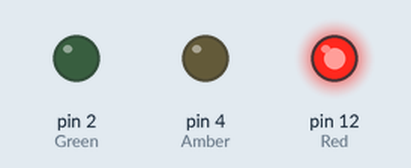
A sketch run on a simulated Arduino Uno, built with avr-gcc and run on an emulated ATmega328P. Shown: output pins drawn as LEDs (lit = HIGH).

Above: at 0.5 s.
At 2.5 s:
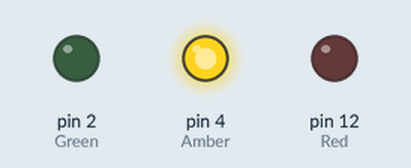
At 4.5 s:
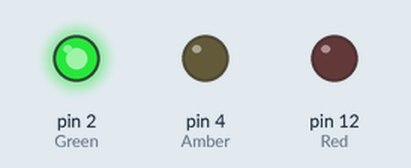
At 5.5 s:
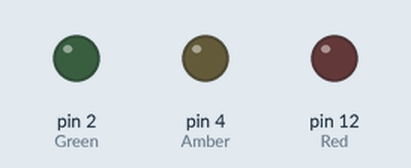
Timing chart, 0 to 7.8 s (numbered marks = the images above):
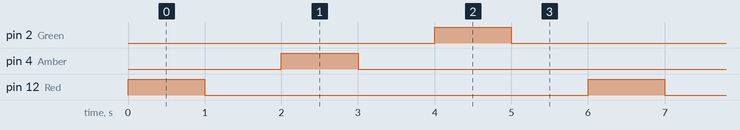

Measured:
- by itself, pin 2 (Green), pin 4 (Amber), pin 12 (Red): alternates HIGH for 1.0 s and LOW for 5.0 s
- by itself, everything shown: repeats every 6.0 s, in 6 steps

The sketch:

powerful_jaiks_bruticus1.ino
```cpp
// C++ code
//
int Red=12;
int Amber=4;
int Green=2;
void setup()
{
  pinMode(Red,OUTPUT);
  pinMode(Amber, OUTPUT);
  pinMode(Green,OUTPUT);
}

void loop()
{
  digitalWrite(Red, HIGH);
  delay(1000); // Wait for 1000 millisecond(s)
  digitalWrite(Red, LOW);
  delay(1000); // Wait for 1000 millisecond(s)
  digitalWrite(Amber, HIGH);
  delay(1000); // Wait for 1000 millisecond(s)
  digitalWrite(Amber, LOW);
  delay(1000); // Wait for 1000 millisecond(s)
  digitalWrite(Green, HIGH);
  delay(1000); // Wait for 1000 millisecond(s)
  digitalWrite(Green, LOW);
  delay(1000); // Wait for 1000 millisecond(s)
}
```
